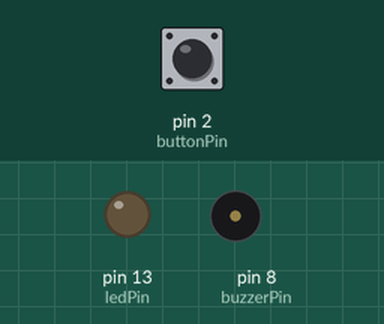
The sketch below on a simulated Arduino Uno, built with avr-gcc and run on an emulated ATmega328P. On the bench: output pins drawn as LEDs (lit = HIGH), buzzer (waves = sounding, pin HIGH). The inputs (shaded band) are chosen by the test bench; at power-on: pin 2 (buttonPin) HIGH. What the sketch prints to the serial monitor is not drawn.

Above: at 1.2 s.
1.3 s: pin 2 (buttonPin) pulled LOW for 0.15 s
At 1.37 s:
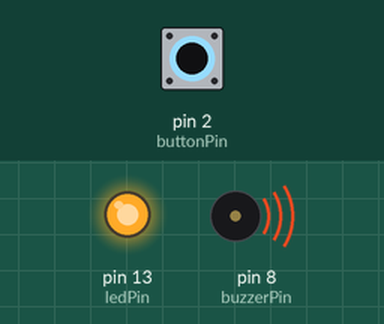
2.9 s: pin 2 (buttonPin) pulled LOW for 3.2 s
At 7.3 s:
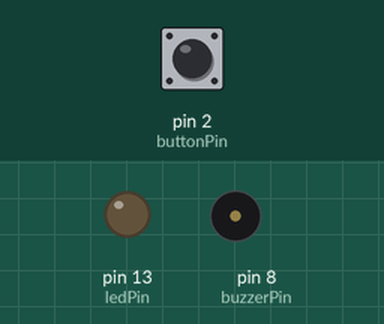
7.6 s: pin 2 (buttonPin) driven LOW
At 8.2 s:
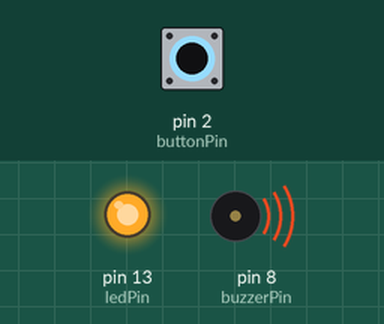
10.6 s: pin 2 (buttonPin) driven HIGH
At 10.9 s:
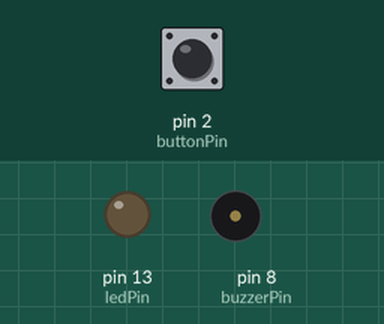
Timing chart, 0 to 13.1 s (numbered marks = the images above; inputs shaded):
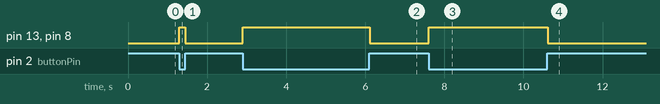

Measured:
- after the input at 1.3 s, pin 13 (ledPin), pin 8 (buzzerPin): LOW → HIGH at once, → LOW 0.15 s later
- after the input at 2.9 s, pin 13 (ledPin), pin 8 (buzzerPin): LOW → HIGH at once, → LOW 3.2 s later
- after the input at 7.6 s, pin 13 (ledPin), pin 8 (buzzerPin): LOW → HIGH at once
- after the input at 10.6 s, pin 13 (ledPin), pin 8 (buzzerPin): HIGH → LOW at once

The sketch:

sos-device.ino
```cpp
// SOS Device Prototype
// Basic Arduino setup for SOS button + buzzer

int buttonPin = 2;     // Push button on pin 2
int buzzerPin = 8;     // Buzzer on pin 8
int ledPin = 13;       // On-board LED

void setup() {
  pinMode(buttonPin, INPUT_PULLUP);
  pinMode(buzzerPin, OUTPUT);
  pinMode(ledPin, OUTPUT);
  Serial.begin(9600);
}

void loop() {
  int buttonState = digitalRead(buttonPin);

  if (buttonState == LOW) {
    // Button pressed
    digitalWrite(buzzerPin, HIGH);
    digitalWrite(ledPin, HIGH);
    Serial.println("🚨 SOS Activated!");
  } else {
    digitalWrite(buzzerPin, LOW);
    digitalWrite(ledPin, LOW);
  }
}
```
